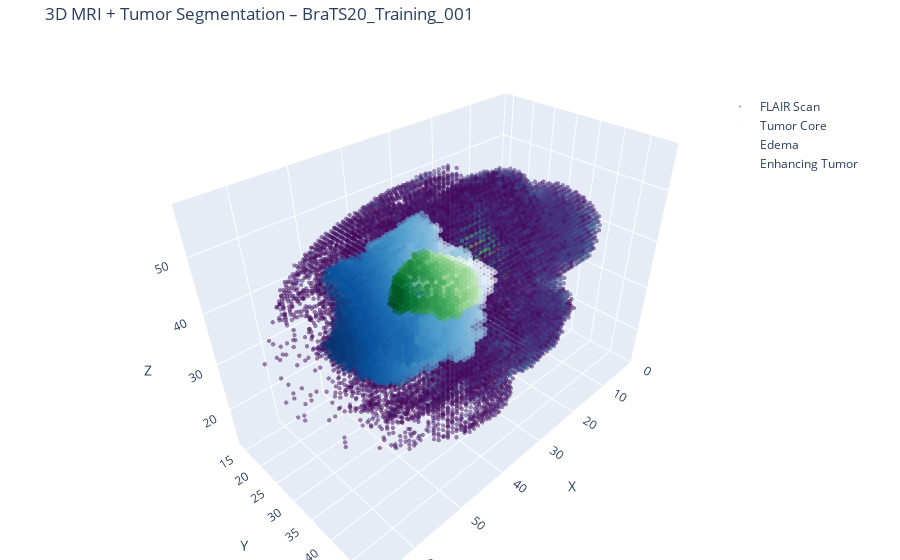

The notebook cell saved with this chart:
### Code cell
training_root = "../data/BraTS2020_TrainingData/MICCAI_BraTS2020_TrainingData"
reader = ImageReader(root=training_root, img_size=128, normalize=True)
viewer = ImageViewer3d(reader, mri_downsample=2, threshold=0.3)
fig = viewer.get_3d_scan("BraTS20_Training_001", scan_type='flair')
fig.show()

### Figure 1 — Plotly figure (JSON) as saved in the notebook; plotly's stock layout.template omitted (floating-point values rounded to 4 significant figures; data arrays with more than 128 entries replaced by an {"elided": "..."} marker saying what was removed)
{"data": [{"marker": {"color": {"elided": "28061 float values"}, "colorscale": [[0, "#440154"], [0.1111, "#482878"], [0.2222, "#3e4989"], [0.3333, "#31688e"], [0.4444, "#26828e"], [0.5556, "#1f9e89"], [0.6667, "#35b779"], [0.7778, "#6ece58"], [0.8889, "#b5de2b"], [1, "#fde725"]], "opacity": 0.5, "size": 1.5}, "mode": "markers", "name": "FLAIR Scan", "type": "scatter3d", "x": {"elided": "28061 int values"}, "y": {"elided": "28061 int values"}, "z": {"elided": "28061 int values"}}, {"marker": {"color": {"elided": "547 int values"}, "colorscale": [[0, "rgb(255,245,240)"], [0.125, "rgb(254,224,210)"], [0.25, "rgb(252,187,161)"], [0.375, "rgb(252,146,114)"], [0.5, "rgb(251,106,74)"], [0.625, "rgb(239,59,44)"], [0.75, "rgb(203,24,29)"], [0.875, "rgb(165,15,21)"], [1, "rgb(103,0,13)"]], "opacity": 0.6, "size": 2}, "mode": "markers", "name": "Tumor Core", "type": "scatter3d", "x": {"elided": "547 int values"}, "y": {"elided": "547 int values"}, "z": {"elided": "547 int values"}}, {"marker": {"color": {"elided": "6032 int values"}, "colorscale": [[0, "rgb(247,251,255)"], [0.125, "rgb(222,235,247)"], [0.25, "rgb(198,219,239)"], [0.375, "rgb(158,202,225)"], [0.5, "rgb(107,174,214)"], [0.625, "rgb(66,146,198)"], [0.75, "rgb(33,113,181)"], [0.875, "rgb(8,81,156)"], [1, "rgb(8,48,107)"]], "opacity": 0.6, "size": 2}, "mode": "markers", "name": "Edema", "type": "scatter3d", "x": {"elided": "6032 int values"}, "y": {"elided": "6032 int values"}, "z": {"elided": "6032 int values"}}, {"marker": {"color": {"elided": "980 int values"}, "colorscale": [[0, "rgb(247,252,245)"], [0.125, "rgb(229,245,224)"], [0.25, "rgb(199,233,192)"], [0.375, "rgb(161,217,155)"], [0.5, "rgb(116,196,118)"], [0.625, "rgb(65,171,93)"], [0.75, "rgb(35,139,69)"], [0.875, "rgb(0,109,44)"], [1, "rgb(0,68,27)"]], "opacity": 0.6, "size": 2}, "mode": "markers", "name": "Enhancing Tumor", "type": "scatter3d", "x": {"elided": "980 int values"}, "y": {"elided": "980 int values"}, "z": {"elided": "980 int values"}}], "layout": {"legend": {"x": 0.8, "y": 0.9}, "margin": {"b": 0, "l": 0, "r": 0, "t": 40}, "scene": {"xaxis": {"title": {"text": "X"}}, "yaxis": {"title": {"text": "Y"}}, "zaxis": {"title": {"text": "Z"}}}, "title": {"text": "3D MRI + Tumor Segmentation – BraTS20_Training_001"}}}
